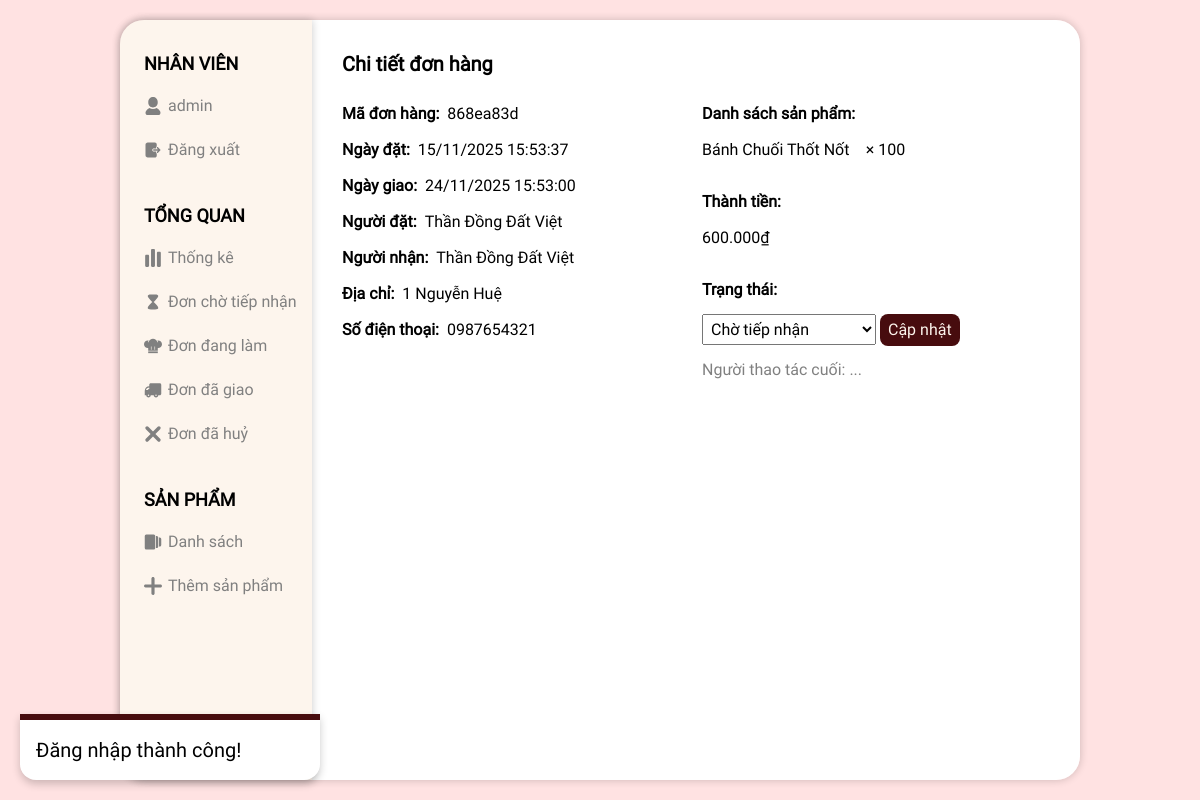
The page /admin.php?direct=detail&od_id=868ea83d (signed in) on the database its author committed.
### tables this page shows
CREATE TABLE `order` (
  `od_id` varchar(8) NOT NULL,
  `od_created_on` datetime NOT NULL,
  `od_delivery_time` datetime NOT NULL,
  `od_person_receive` varchar(50) NOT NULL,
  `od_address` varchar(100) NOT NULL,
  `od_number_phone` varchar(10) NOT NULL,
  `od_price` int(11) NOT NULL,
  `us_id` int(11) NOT NULL,
  `os_id` int(11) NOT NULL,
  `ad_id` int(11) DEFAULT NULL
);

CREATE TABLE `user` (
  `us_id` int(11) NOT NULL,
  `us_name` varchar(50) NOT NULL,
  `us_password` varchar(50) NOT NULL,
  `us_number_phone` varchar(10) NOT NULL,
  `us_address` varchar(100) NOT NULL
);

CREATE TABLE `product_order` (
  `pod_id` int(11) NOT NULL,
  `od_id` varchar(8) NOT NULL,
  `pod_name` varchar(50) NOT NULL,
  `pod_quantity` int(11) NOT NULL,
  `pod_price` int(11) NOT NULL,
  `pod_created_on` datetime NOT NULL
);

### api/core.php (called while the page is built, shortened)
<?php
require __DIR__ . "/./trait/account.php";
require __DIR__ . "/./trait/order.php";
require __DIR__ . "/./trait/statistic.php";
class Api
{
    function __construct()
    {
        $hostname = "localhost";
        $username = "root";
        $password = "";
        $database = "db_sucre_web";
        $this->connection = new mysqli($hostname, $username, $password, $database);
    }
}
$api = new Api();

### api/trait/account.php (called while the page is built, shortened)
<?php
trait Account
{
    function get_admin_info()
    {
        $ad_info = $_SESSION["ad_info"] ?? null;
        $ad_name = $ad_info["ad_name"];
        $sql = "SELECT *
                FROM `admin`
                WHERE `ad_name` = '$ad_name';";
        $result = $this->connection->query($sql)->fetch_assoc();
        return $_SESSION["ad_info"];
    }
}

### api/trait/order.php (called while the page is built, shortened)
<?php
trait Order
{
    function get_order_info($od_id)
    {
        $sql = "SELECT *
                FROM `order` as od
                INNER JOIN `order_status` as os
                ON od.`os_id` = os.`os_id`
                INNER JOIN `user` as us
                ON od.`us_id` = us.`us_id`
                WHERE od.`od_id` = '$od_id';";
        $result = $this->connection->query($sql);
        return $result->fetch_assoc();
    }
    function get_order_products_info($od_id)
    {
        $sql = "SELECT *
                FROM `product_order`
                WHERE `od_id` = '$od_id'
                ORDER BY `pod_created_on` ASC;";
        $result = $this->connection->query($sql);
        return $result->fetch_all(MYSQLI_ASSOC);
    }
}

### api/trait/statistic.php (called while the page is built, shortened)
<?php
trait Statistic
{
    function get_order_statuses()
    {
        $sql = "SELECT *
                FROM `order_status`
                ORDER BY `os_id` ASC;";
        $result = $this->connection->query($sql);
        return $result->fetch_all(MYSQLI_ASSOC);
    }
    function get_order_status($od_id)
    {
        $sql = "SELECT *
                FROM `order` as od
                INNER JOIN `order_status` as os
                ON od.`os_id` = os.`os_id`
                WHERE od.`od_id` = '$od_id';";
        $result = $this->connection->query($sql);
        return $result->fetch_assoc();
    }
}

### src/admin/page/statistic/detail.php (the view, shortened to what this page needs)
<?php
global $api;
$od_id = $_GET["od_id"];
$order = $api->get_order_info($od_id);
?>
<p class="title">Chi tiết đơn hàng</p>
<div class="container">
    <div class="info">
        <div class="item">
            <p class="label">Mã đơn hàng: </p>
            <p class="text"><?= $order["od_id"] ?></p>
        </div>
        <div class="item">
            <p class="label">Ngày đặt: </p>
            <p class="text"><?= convert_datetime($order["od_created_on"]) ?></p>
        </div>
        <div class="item">
            <p class="label">Ngày giao: </p>
            <p class="text"><?= convert_datetime($order["od_delivery_time"]) ?></p>
        </div>
        <div class="item">
            <p class="label">Người đặt: </p>
            <p class="text"><?= $order["us_name"] ?></p>
        </div>
        <div class="item">
            <p class="label">Người nhận: </p>
            <p class="text"><?= $order["od_person_receive"] ?></p>
        </div>
        <div class="item">
            <p class="label">Địa chỉ: </p>
            <p class="text"><?= $order["od_address"] ?></p>
        </div>
        <div class="item">
            <p class="label">Số điện thoại: </p>
            <p class="text"><?= $order["od_number_phone"] ?></p>
        </div>
    </div>
    <div class="product">
        <div class="product-part">
            <p class="label">Danh sách sản phẩm:</p>
            <?php
            $order_total = 0;
            $order_products = $api->get_order_products_info($od_id);
            foreach ($order_products as $product) {
                $order_total += $product["pod_price"] * $product["pod_quantity"]; ?>
                <p class="detail">
                    <?= $product["pod_name"] . "&emsp;× " . $product["pod_quantity"] ?>
                </p>
            <?php } ?>
        </div>
        <div class="product-part">
            <p class="label">Thành tiền:</p>
            <p class="total"><?= convert_currency($order_total) ?></p>
        </div>
        <div class="product-part">
            <p class="label">Trạng thái:</p>
            <form method="post">
                <select class="status" name="os_id">
                    <?php
                    $currentOrderStatus = $api->get_order_status($od_id)["os_id"];
                    $orderStatuses = $api->get_order_statuses();
                    foreach ($orderStatuses as $orderStatus) {
                        $orderStatusId = $orderStatus["os_id"];
                        $orderStatusName = $orderStatus["os_name"]; ?>
                        <option value="<?= $orderStatusId ?>" <?= $currentOrderStatus == $orderStatusId ? "selected" : "" ?>>
                            <?= $orderStatusName ?>
                        </option>
                    <?php } ?>
                </select>
                <button class="submit-button" type="submit">Cập nhật</button>
            </form>
            <p class="checker">
                Người thao tác cuối:
                <?php
                $isCheck = $order["ad_id"];
                if ($isCheck) {
                    $checker = $api->get_checker($order["od_id"]);
                    echo $checker["ad_name"];
                } else {
                    echo "...";
                }
                ?>
            </p>
        </div>
    </div>
</div>

### src/admin/page/panel.php (shortened to what this page needs)
<?php
global $api;
$ad_info = $api->get_admin_info();
?>
<div class="panel">
    <div class="menu">
        <div class="part">
            <p class="title">
                NHÂN VIÊN
            </p>
            <a class="component" href="?direct=home">
                <?php
                if (isset($ad_info)) { ?>
                    <p class="text">
                        <?= $ad_info["ad_name"] ?>
                    </p>
                <?php } ?>
            </a>
            <a class="component" href="?direct=logout">
                <p class="text">
                    Đăng xuất
                </p>
            </a>
        </div>
        <div class="part">
            <p class="title">
                TỔNG QUAN
            </p>
            <a class="component" href="?direct=all">
                <p class="text">
                    Thống kê
                </p>
            </a>
            <a class="component" href="?direct=wait">
                <p class="text">
                    Đơn chờ tiếp nhận
                </p>
            </a>
            <a class="component" href="?direct=work">
                <p class="text">
                    Đơn đang làm
                </p>
            </a>
            <a class="component" href="?direct=done">
                <p class="text">
                    Đơn đã giao
                </p>
            </a>
            <a class="component" href="?direct=cancel">
                <p class="text">
                    Đơn đã huỷ
                </p>
            </a>
        </div>
        <div class="part">
            <p class="title">
                SẢN PHẨM
            </p>
            <a class="component" href="?direct=product">
                <svg class="icon" viewBox="0 0 24 24">
                    <path
                        d="M20 6h1a2 2 0 0 1 2 2v8a2 2 0 0 1-2 2h-1V6zm-4-2h1a2 2 0 0 1 2 2v12a2 2 0 0 1-2 2h-1V4zm-1 0v16a2 2 0 0 1-2 2H3a2 2 0 0 1-2-2V4a2 2 0 0 1 2-2h10a2 2 0 0 1 2 2z">
                    </path>
                </svg>
                <p class="text">
                    Danh sách
                </p>
            </a>
            <a class="component" href="?direct=add_product">
                <p class="text">
                    Thêm sản phẩm
                </p>
            </a>
        </div>
    </div>
    <div class="content">
        <?php
        switch (DIRECT) {
            case "detail":
                require "./src/admin/page/statistic/detail.php";
                break;
        }
        ?>
    </div>
</div>

### src/util/convert_datetime.php
<?php
function convert_datetime($datetime)
{
    $date = new DateTime($datetime);
    $formattedDate = $date->format("d/m/Y H:i:s");
    echo $formattedDate;
}

### index.css (style rules this page uses)
body { background-color: var(--pink-color); }

### src/admin/css/panel.css (style rules this page uses)
.panel { border-radius: 24px; box-shadow: 0px 0px 8px var(--shadow-color); box-sizing: border-box; display: flex; height: calc(100vh - 40px); margin: 20px auto; width: 80%; }
.menu { background-color: var(--cream-color); border-radius: 24px 0px 0px 24px; box-shadow: 0.25px 0px 8px var(--shadow-color); box-sizing: border-box; height: 100%; padding-bottom: 18px; padding-top: 18px; width: 20%; z-index: 2; }
.content { background-color: white; border-radius: 0px 24px 24px 0px; box-sizing: border-box; display: flex; flex-direction: column; height: 100%; padding: 30px; width: 80%; z-index: 1; }
.part { margin-bottom: 36px; margin-top: 12px; }
.menu .title { color: black; font-family: "Roboto"; font-size: 18px; font-weight: bold; line-height: 28px; margin-left: 24px; }
.component { align-items: center; display: flex; height: 32px; margin-bottom: 12px; margin-top: 12px; text-decoration: none; }
.component .icon { fill: var(--grey-color); height: 18px; margin-right: 6px; }
.component .text { color: var(--grey-color); font-family: "Roboto"; font-size: 16px; line-height: 24px; }

### src/admin/css/statistic/detail.css (style rules this page uses)
.content .title { color: black; font-family: "Roboto"; font-size: 20px; font-weight: bold; line-height: 28px; }
.content .container { display: grid; gap: 12px; grid-template-columns: 1fr 1fr; margin-top: 24px; }
.container .info { display: flex; flex-direction: column; gap: 12px; }
.container .product { display: flex; flex-direction: column; gap: 12px; }
.info .item { display: flex; gap: 8px; }
.item .label { color: black; font-family: "Roboto"; font-size: 16px; font-weight: bold; line-height: 24px; }
.item .text { color: black; font-family: "Roboto"; font-size: 16px; line-height: 24px; }
.product .product-part { display: flex; flex-direction: column; gap: 12px; margin-bottom: 16px; }
.product-part .label { color: black; font-family: "Roboto"; font-size: 16px; font-weight: bold; line-height: 24px; }
.product-part .detail { color: black; font-family: "Roboto"; font-size: 16px; line-height: 24px; }
.product-part .total { color: black; font-family: "Roboto"; font-size: 16px; line-height: 24px; }
.product-part .status { color: black; font-family: "Roboto"; font-size: 16px; line-height: 24px; width: 50%; padding: 4px; box-sizing: border-box; }
.product-part .submit-button { color: var(--cream-color); background-color: var(--brown-color); border: none; border-radius: 8px; cursor: pointer; font-family: "Roboto"; font-size: 16px; line-height: 24px; padding: 4px 8px; }
.product-part .checker { color: var(--grey-color); font-family: "Roboto"; font-size: 16px; line-height: 24px; }

### rows shown on the page
order: od_id "868ea83d", od_created_on "15/11/2025 15:53:37 24/11/2025 15:53:00", us.us_name "Thần Đồng Đất Việt", od_person_receive "Thần Đồng Đất Việt", od_address "1 Nguyễn Huệ", od_number_phone "0987654321"
product_order: pod_name "Bánh Chuối Thốt Nốt", pod_quantity "100"

### other values the page prints
$message "Đăng nhập thành công!"
$ad_info["ad_name"] "admin"
strrev(implode('', $formatted)) "600.000"
form field os_id "Chờ tiếp nhận"
